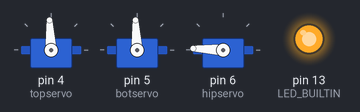
A sketch run on a simulated Arduino Uno, built with avr-gcc and run on an emulated ATmega328P. Parts: 3 × servo, output pins drawn as LEDs (lit = HIGH).

Above: at 0.1 s.
Timing chart, 0 to 1.6 s (numbered marks = the images above):
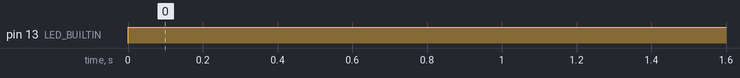

The sketch:

ATSAMD11_SERVO_TEST.ino
```cpp
#include <Servo.h>

Servo topservo, botservo, hipservo;
int pos = 0;

void setup() {
  // put your setup code here, to run once:
  pinMode(LED_BUILTIN, OUTPUT);
  //SerialUSB.begin(9600);
  topservo.attach(4);
  botservo.attach(5);
  hipservo.attach(6);

  topservo.writeMicroseconds(1500);
  botservo.writeMicroseconds(1500);
  //hipservo.writeMicroseconds(1500);
}

void loop() {
  // put your main code here, to run repeatedly:
  digitalWrite(LED_BUILTIN, HIGH);
  topservo.writeMicroseconds(1500);
  botservo.writeMicroseconds(1500);
  hipservo.writeMicroseconds(2365);
  //SerialUSB.println("Hello");
  delay(1000);
}
```

Measured:
- by itself, pin 13 (LED_BUILTIN): LOW → HIGH at 0.00 s
